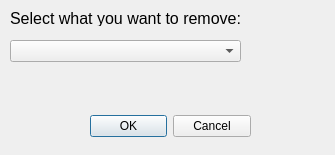
<?xml version="1.0" encoding="UTF-8"?>
<ui version="4.0">
 <class>RemoveDialog</class>
 <widget class="QDialog" name="RemoveDialog">
  <property name="geometry">
   <rect>
    <x>0</x>
    <y>0</y>
    <width>335</width>
    <height>155</height>
   </rect>
  </property>
  <property name="windowTitle">
   <string>Dialog</string>
  </property>
  <widget class="QDialogButtonBox" name="buttonBox">
   <property name="geometry">
    <rect>
     <x>90</x>
     <y>110</y>
     <width>161</width>
     <height>32</height>
    </rect>
   </property>
   <property name="orientation">
    <enum>Qt::Horizontal</enum>
   </property>
   <property name="standardButtons">
    <set>QDialogButtonBox::Cancel|QDialogButtonBox::Ok</set>
   </property>
  </widget>
  <widget class="QLabel" name="label">
   <property name="geometry">
    <rect>
     <x>10</x>
     <y>10</y>
     <width>251</width>
     <height>16</height>
    </rect>
   </property>
   <property name="font">
    <font>
     <pointsize>12</pointsize>
    </font>
   </property>
   <property name="text">
    <string>Select what you want to remove:</string>
   </property>
  </widget>
  <widget class="QComboBox" name="itemsCBox">
   <property name="geometry">
    <rect>
     <x>10</x>
     <y>40</y>
     <width>231</width>
     <height>22</height>
    </rect>
   </property>
  </widget>
 </widget>
 <resources/>
 <connections>
  <connection>
   <sender>buttonBox</sender>
   <signal>accepted()</signal>
   <receiver>RemoveDialog</receiver>
   <slot>accept()</slot>
   <hints>
    <hint type="sourcelabel">
     <x>248</x>
     <y>254</y>
    </hint>
    <hint type="destinationlabel">
     <x>157</x>
     <y>274</y>
    </hint>
   </hints>
  </connection>
  <connection>
   <sender>buttonBox</sender>
   <signal>rejected()</signal>
   <receiver>RemoveDialog</receiver>
   <slot>reject()</slot>
   <hints>
    <hint type="sourcelabel">
     <x>316</x>
     <y>260</y>
    </hint>
    <hint type="destinationlabel">
     <x>286</x>
     <y>274</y>
    </hint>
   </hints>
  </connection>
 </connections>
</ui>
